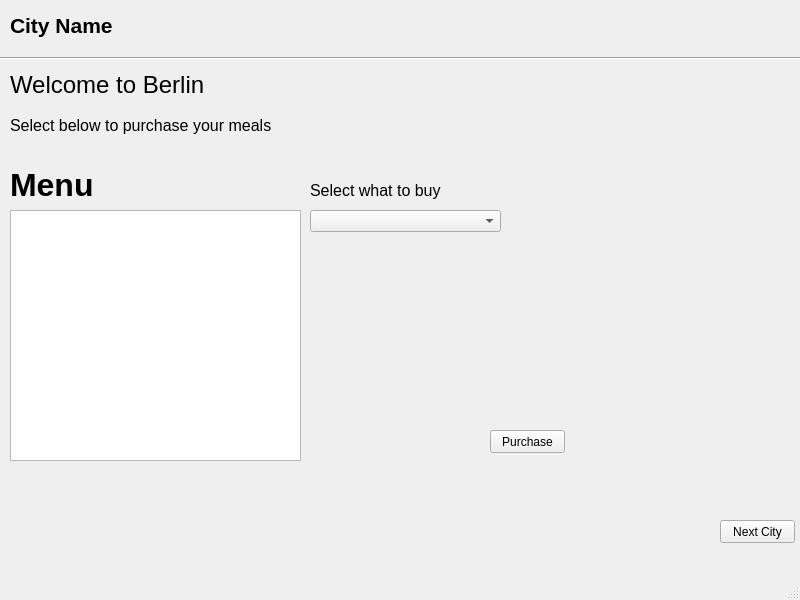
<?xml version="1.0" encoding="UTF-8"?>
<ui version="4.0">
 <class>berlinTripWindow</class>
 <widget class="QMainWindow" name="berlinTripWindow">
  <property name="geometry">
   <rect>
    <x>0</x>
    <y>0</y>
    <width>800</width>
    <height>600</height>
   </rect>
  </property>
  <property name="windowTitle">
   <string>MainWindow</string>
  </property>
  <widget class="QWidget" name="centralwidget">
   <widget class="QPushButton" name="pushButton">
    <property name="geometry">
     <rect>
      <x>720</x>
      <y>520</y>
      <width>75</width>
      <height>23</height>
     </rect>
    </property>
    <property name="text">
     <string>Next City</string>
    </property>
   </widget>
   <widget class="QLabel" name="label">
    <property name="geometry">
     <rect>
      <x>10</x>
      <y>0</y>
      <width>151</width>
      <height>51</height>
     </rect>
    </property>
    <property name="text">
     <string>&lt;html&gt;&lt;head/&gt;&lt;body&gt;&lt;p&gt;&lt;span style=&quot; font-size:16pt; font-weight:700;&quot;&gt;City Name&lt;/span&gt;&lt;/p&gt;&lt;/body&gt;&lt;/html&gt;</string>
    </property>
   </widget>
   <widget class="QLabel" name="label_2">
    <property name="geometry">
     <rect>
      <x>10</x>
      <y>60</y>
      <width>271</width>
      <height>51</height>
     </rect>
    </property>
    <property name="text">
     <string>&lt;html&gt;&lt;head/&gt;&lt;body&gt;&lt;p&gt;&lt;span style=&quot; font-size:18pt;&quot;&gt;Welcome to Berlin&lt;/span&gt;&lt;/p&gt;&lt;/body&gt;&lt;/html&gt;</string>
    </property>
   </widget>
   <widget class="Line" name="line">
    <property name="geometry">
     <rect>
      <x>0</x>
      <y>50</y>
      <width>811</width>
      <height>16</height>
     </rect>
    </property>
    <property name="orientation">
     <enum>Qt::Horizontal</enum>
    </property>
   </widget>
   <widget class="QLabel" name="label_3">
    <property name="geometry">
     <rect>
      <x>10</x>
      <y>110</y>
      <width>271</width>
      <height>31</height>
     </rect>
    </property>
    <property name="text">
     <string>&lt;html&gt;&lt;head/&gt;&lt;body&gt;&lt;p&gt;&lt;span style=&quot; font-size:12pt;&quot;&gt;Select below to purchase your meals&lt;/span&gt;&lt;/p&gt;&lt;/body&gt;&lt;/html&gt;</string>
    </property>
   </widget>
   <widget class="QLabel" name="label_4">
    <property name="geometry">
     <rect>
      <x>10</x>
      <y>160</y>
      <width>101</width>
      <height>51</height>
     </rect>
    </property>
    <property name="text">
     <string>&lt;html&gt;&lt;head/&gt;&lt;body&gt;&lt;p&gt;&lt;span style=&quot; font-size:24pt; font-weight:600;&quot;&gt;Menu&lt;/span&gt;&lt;/p&gt;&lt;/body&gt;&lt;/html&gt;</string>
    </property>
   </widget>
   <widget class="QTextBrowser" name="textBrowser">
    <property name="geometry">
     <rect>
      <x>10</x>
      <y>210</y>
      <width>291</width>
      <height>251</height>
     </rect>
    </property>
   </widget>
   <widget class="QComboBox" name="comboBox">
    <property name="geometry">
     <rect>
      <x>310</x>
      <y>210</y>
      <width>191</width>
      <height>22</height>
     </rect>
    </property>
   </widget>
   <widget class="QLabel" name="label_5">
    <property name="geometry">
     <rect>
      <x>310</x>
      <y>180</y>
      <width>191</width>
      <height>21</height>
     </rect>
    </property>
    <property name="text">
     <string>&lt;html&gt;&lt;head/&gt;&lt;body&gt;&lt;p&gt;&lt;span style=&quot; font-size:12pt;&quot;&gt;Select what to buy&lt;/span&gt;&lt;/p&gt;&lt;/body&gt;&lt;/html&gt;</string>
    </property>
   </widget>
   <widget class="QPushButton" name="pushButton_2">
    <property name="geometry">
     <rect>
      <x>490</x>
      <y>430</y>
      <width>75</width>
      <height>23</height>
     </rect>
    </property>
    <property name="text">
     <string>Purchase</string>
    </property>
   </widget>
  </widget>
  <widget class="QMenuBar" name="menubar">
   <property name="geometry">
    <rect>
     <x>0</x>
     <y>0</y>
     <width>800</width>
     <height>21</height>
    </rect>
   </property>
  </widget>
  <widget class="QStatusBar" name="statusbar"/>
 </widget>
 <resources/>
 <connections/>
</ui>
